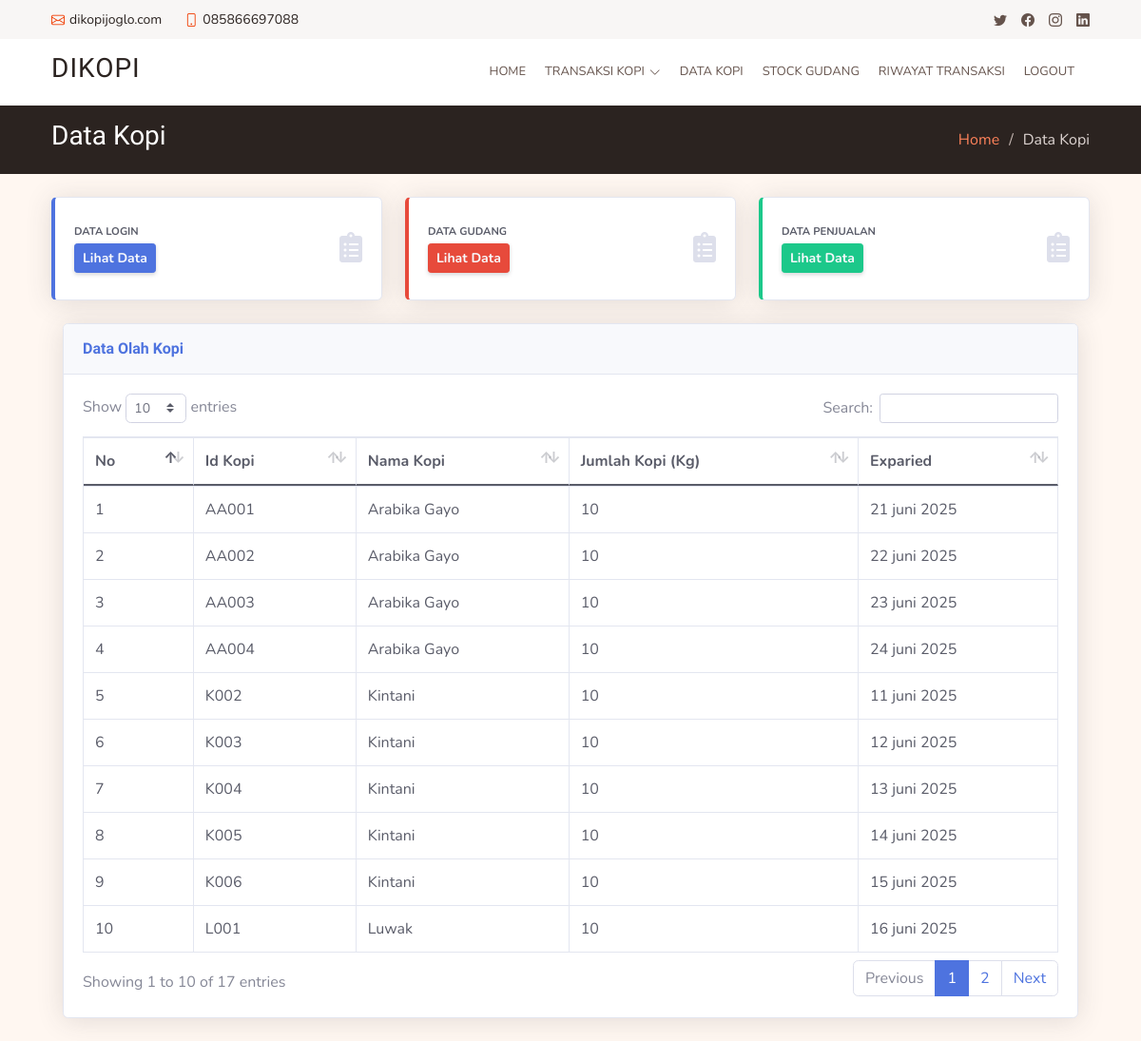
The page /data_penjualan.php on the database its author committed.
### tables this page shows
CREATE TABLE `olah_kopi` (
  `id` varchar(100) NOT NULL,
  `nama_kopi` varchar(100) NOT NULL,
  `jumlah` int(100) NOT NULL,
  `exp` varchar(100) NOT NULL
);

### data_penjualan.php (the view, shortened to what this page needs)
<?php
     include 'connect.php';
     ?>
<!DOCTYPE html>
<html lang="en">
<head>
  <link href="assets/vendor/animate.css/animate.min.css" rel="stylesheet">
  <link href="assets/vendor/aos/aos.css" rel="stylesheet">
  <link href="assets/vendor/bootstrap/css/bootstrap.min.css" rel="stylesheet">
  <link href="assets/vendor/bootstrap-icons/bootstrap-icons.css" rel="stylesheet">
  <link href="assets/vendor/boxicons/css/boxicons.min.css" rel="stylesheet">
  <link href="assets/vendor/glightbox/css/glightbox.min.css" rel="stylesheet">
  <link href="assets/vendor/swiper/swiper-bundle.min.css" rel="stylesheet">
  <link href="assets/css/style.css" rel="stylesheet">
    <link href="Vendor/fontawesome-free/css/all.min.css" rel="stylesheet" type="text/css">
     <link href="css/sb-admin-2.min.css" rel="stylesheet">
     <link href="Vendor/datatables/dataTables.bootstrap4.min.css" rel="stylesheet">
</head>
<body id="page-top" style=" background-color: #fff7f1;">
<section id="topbar" class="d-flex align-items-center">
    <div class="container d-flex justify-content-center justify-content-md-between">
      <div class="contact-info d-flex align-items-center">
        <i class="bi bi-envelope d-flex align-items-center"><a href="mailto:contact@example.com">dikopijoglo.com</a></i>
        <i class="bi bi-phone d-flex align-items-center ms-4"><span>085866697088</span></i>
      </div>
      <div class="social-links d-none d-md-flex align-items-center">
        <a href="#" class="twitter"><i class="bi bi-twitter"></i></a>
        <a href="#" class="facebook"><i class="bi bi-facebook"></i></a>
        <a href="#" class="instagram"><i class="bi bi-instagram"></i></a>
        <a href="#" class="linkedin"><i class="bi bi-linkedin"></i></i></a>
      </div>
    </div>
  </section>
  <header id="header" class="d-flex align-items-center">
    <div class="container d-flex justify-content-between">
      <div class="logo">
        <h1 class="text-light"><a href="index.html">DiKopi</a></h1>
      </div>
      <nav id="navbar" class="navbar">
        <ul>
          <li><a  href="index1.html">Home</a></li>
            <li class="dropdown"><a href="#"><span>Transaksi Kopi</span> <i class="bi bi-chevron-down"></i></a>
          </li>
          <li><a href="data_kopi.php">Data Kopi</a></li>
          <li><a href="data_gudang.php">Stock Gudang</a></li>
          <li><a href="transaksi.php">Riwayat Transaksi</a></li>
           <li><a href="index.php">Logout</a></li>
        </ul>
      </nav>
    </div>
  </header>
<main id="main">
   <section id="breadcrumbs" class="breadcrumbs">
      <div class="container">
        <div class="d-flex justify-content-between align-items-center">
          <h2>Data Kopi</h2>
          <ol>
            <li><a href="index1.html">Home</a></li>
            <li>Data Kopi</li>
          </ol>
        </div>
      </div>
    </section>
            <div class="container">
                <br>
            <div class="row">
                 <div class="col-xl-4 col-md-6 mb-4">
                            <div class="card border-left-primary shadow h-100 py-2">
                                <div class="card-body">
                                    <div class="row no-gutters align-items-center">
                                        <div class="col mr-2">
                                            <div class="text-xs font-weight-bold text-gray-800 text-uppercase mb-1">Data login</div>
                                            <a href="data_login.php" class="btn shadow-sm btn-primary text-light font-weight-bold btn-sm text-left">Lihat Data</a>
                                        </div>
                                        <div class="col-auto">
                                            <i class="fas fa-clipboard-list fa-2x text-gray-300"></i>
                                        </div>
                                    </div>
                                </div>
                            </div>
                        </div>
                        <div class="col-xl-4 col-md-6 mb-4">
                            <div class="card border-left-danger shadow h-100 py-2">
                                <div class="card-body">
                                    <div class="row no-gutters align-items-center">
                                        <div class="col mr-2">
                                            <div class="text-xs font-weight-bold text-gray-800  text-uppercase mb-1">Data Gudang</div>
                                            <a href="data_gudang.php" class="btn shadow-sm btn-danger text-light font-weight-bold btn-sm text-left">Lihat Data</a>
                                        </div>
                                        <div class="col-auto">
                                            <i class="fas fa-clipboard-list fa-2x text-gray-300"></i>
                                        </div>
                                    </div>
                                </div>
                            </div>
                        </div>
                        <div class="col-xl-4 col-md-6 mb-4">
                            <div class="card border-left-success shadow h-100 py-2">
                                <div class="card-body">
                                    <div class="row no-gutters align-items-center">
                                        <div class="col mr-2">
                                            <div class="text-xs font-weight-bold text-gray-800 text-uppercase mb-1">Data Penjualan</div>
                                            <a href="data_penjualan.php" class="btn shadow-sm btn-success text-light font-weight-bold btn-sm text-left">Lihat Data</a>
                                        </div>
                                        <div class="col-auto">
                                            <i class="fas fa-clipboard-list fa-2x text-gray-300"></i>
                                        </div>
                                    </div>
                                </div>
                            </div>
                        </div>
            </div>
             <div class="col-xl-12 col-lg-7 mb-4">
                    <div class="card shadow mb-4">
                        <div class="card-header py-3">
                            <h6 class="m-0 font-weight-bold text-primary">Data Olah Kopi</h6>
                        </div>
                        <div class="card-body">
                            <div class="table-responsive">
                                <table class="table table-bordered text-gray-800" id="dataTable" width="100%" cellspacing="0">
                                    <thead>
                                        <tr>
                                            <th>No</th>
                                            <th>Id Kopi</th>
                                            <th>Nama Kopi</th>
                                            <th>Jumlah Kopi (Kg)</th>
                                            <th>Exparied</th>
                                        </tr>
                                    </thead>
                                    <tbody>
                            <?php
                                 $no = 1;
                                 $data = mysqli_query($koneksi,"select * from olah_kopi");
                                 while($d = mysqli_fetch_array($data)){
                            ?>
                            <tr>
                            <td><?php echo $no++; ?></td>
                            <td><?php echo $d['id']; ?></td>
                            <td><?php echo $d['nama_kopi']; ?></td>
                            <td><?php echo $d['jumlah']; ?></td>
                            <td><?php echo $d['exp']; ?></td>
                            </tr>
                              <?php
                                    }
                                 ?>
                                    </tbody>
                                     </table>
                            </div>
                        </div>
                    </div>
        </div>
        </div>
</body>
</html>

### assets/css/style.css (style rules this page uses)
body { font-family: "Open Sans", sans-serif; color: #4d4643; }
a { color: #f03c02; text-decoration: none; }
h1, h2, h3, h4, h5, h6 { font-family: "Muli", sans-serif; }
#topbar { background: #f8f6f5; padding: 10px 0; font-size: 14px; }
#topbar .contact-info i { font-style: normal; color: #f03c02; }
#topbar .contact-info i a, #topbar .contact-info i span { padding-left: 5px; color: #2b2320; }
#topbar .contact-info i a { line-height: 0; transition: 0.3s; }
#topbar .social-links a { color: #65534c; line-height: 0; transition: 0.3s; margin-left: 15px; }
#header { height: 70px; transition: all 0.5s; z-index: 997; transition: all 0.5s; background: #fff; }
#header .logo h1 { font-size: 28px; margin: 0; padding: 10px 0; line-height: 1; font-weight: 400; letter-spacing: 1px; text-transform: uppercase; }
#header .logo h1 a, #header .logo h1 a:hover { color: #2b2320; text-decoration: none; }
.navbar { padding: 0; }
.navbar ul { margin: 0; padding: 0; display: flex; list-style: none; align-items: center; }
.navbar li { position: relative; }
.navbar a, .navbar a:focus { display: flex; align-items: center; justify-content: space-between; padding: 10px 0 10px 20px; font-size: 13px; color: #65534c; white-space: nowrap; text-transform: uppercase; transition: 0.3s; }
.navbar a i, .navbar a:focus i { font-size: 12px; line-height: 0; margin-left: 5px; }
section { padding: 60px 0; overflow: hidden; }
.breadcrumbs { padding: 15px 0; background: #2b2320; min-height: 40px; }
.breadcrumbs h2 { font-size: 28px; font-weight: 300; color: #fff; }
.breadcrumbs ol { display: flex; flex-wrap: wrap; list-style: none; padding: 0; margin: 0; color: #ded5d2; }
.breadcrumbs ol a { color: #fe825a; }
.breadcrumbs ol li + li { padding-left: 10px; }
.breadcrumbs ol li + li::before { display: inline-block; padding-right: 10px; color: #c8bab5; content: "/"; }

### rows shown on the page
olah_kopi: id "AA001", nama_kopi "Arabika Gayo", jumlah "10", exp "21 juni 2025"
olah_kopi: id "AA002", nama_kopi "Arabika Gayo", jumlah "10", exp "22 juni 2025"
olah_kopi: id "AA003", nama_kopi "Arabika Gayo", jumlah "10", exp "23 juni 2025"
olah_kopi: id "AA004", nama_kopi "Arabika Gayo", jumlah "10", exp "24 juni 2025"
olah_kopi: id "K002", nama_kopi "Kintani", jumlah "10", exp "11 juni 2025"
olah_kopi: id "K003", nama_kopi "Kintani", jumlah "10", exp "12 juni 2025"
olah_kopi: id "K004", nama_kopi "Kintani", jumlah "10", exp "13 juni 2025"
olah_kopi: id "K005", nama_kopi "Kintani", jumlah "10", exp "14 juni 2025"
olah_kopi: id "K006", nama_kopi "Kintani", jumlah "10", exp "15 juni 2025"
olah_kopi: id "L001", nama_kopi "Luwak", jumlah "10", exp "16 juni 2025"
